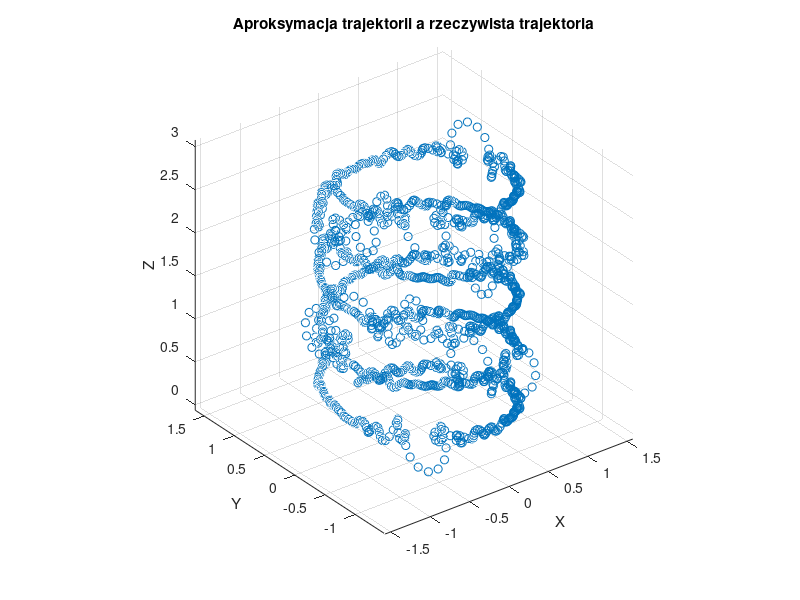

Write MATLAB code to recreate this figure. (Note: this script raises an error after producing the figure.)
load trajektoria1
plot3(x,y,z, 'o');
title("Aproksymacja trajektorii a rzeczywista trajektoria");
xlabel("X");
ylabel("Y");
zlabel("Z");
grid on
axis equal

hold on;
N = 50;
[~, xa] = aproksymacjaWiel(n,x, N);
[~, ya] = aproksymacjaWiel(n,y, N);
[~, za] = aproksymacjaWiel(n,z, N);
plot3(xa, ya, za, 'lineWidth', 4);
saveas(gcf, '171619_Buchajewicz_zad4.png');